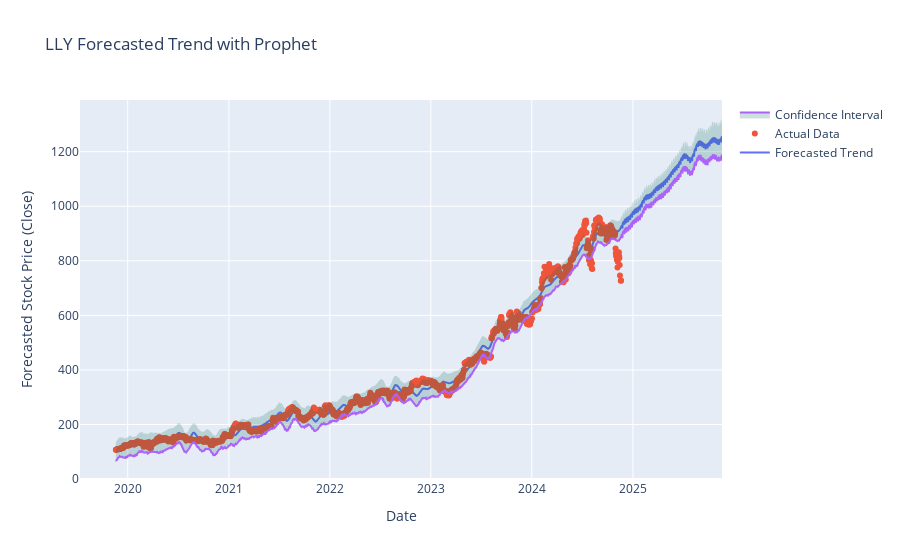

The notebook cell saved with this chart:
### Code cell
# Create a Plotly figure
fig = go.Figure()

# Add the forecasted trend line
fig.add_trace(go.Scatter(
    x=forecast_LLY_trends['ds'],
    y=forecast_LLY_trends['yhat'],
    mode='lines',
    name='Forecasted Trend',
    hovertemplate='Date: %{x}<br>Forecast: %{y:.2f}'
))

# Add the actual data points (if you want to compare them)
fig.add_trace(go.Scatter(
    x=df_LLY_Trends['ds'],
    y=df_LLY_Trends['y'],
    mode='markers',
    name='Actual Data',
    hovertemplate='Date: %{x}<br>Actual: %{y:.2f}'
))

# Add upper and lower forecast boundaries as filled areas
fig.add_trace(go.Scatter(
    x=forecast_LLY_trends['ds'],
    y=forecast_LLY_trends['yhat_upper'],
    mode='lines',
    line=dict(width=0),
    showlegend=False
))
fig.add_trace(go.Scatter(
    x=forecast_LLY_trends['ds'],
    y=forecast_LLY_trends['yhat_lower'],
    mode='lines',
    fill='tonexty',
    fillcolor='rgba(0, 100, 80, 0.2)',
    name='Confidence Interval',
    hoverinfo='skip'
))

# Customize layout
fig.update_layout(
    title="LLY Forecasted Trend with Prophet",
    xaxis_title="Date",
    yaxis_title="Forecasted Stock Price (Close)",
    hovermode="x unified"
)

# Show the interactive plot
fig.show()

### Figure 1 — Plotly figure (JSON) as saved in the notebook; plotly's stock layout.template omitted (floating-point values rounded to 4 significant figures; data arrays with more than 128 entries replaced by an {"elided": "..."} marker saying what was removed)
{"data": [{"hovertemplate": "Date: %{x}<br>Forecast: %{y:.2f}", "mode": "lines", "name": "Forecasted Trend", "type": "scatter", "x": {"elided": "1624 str values"}, "y": {"elided": "1624 float values"}}, {"hovertemplate": "Date: %{x}<br>Actual: %{y:.2f}", "mode": "markers", "name": "Actual Data", "type": "scatter", "x": {"elided": "1259 str values"}, "y": {"elided": "1259 float values"}}, {"line": {"width": 0}, "mode": "lines", "showlegend": false, "type": "scatter", "x": {"elided": "1624 str values"}, "y": {"elided": "1624 float values"}}, {"fill": "tonexty", "fillcolor": "rgba(0, 100, 80, 0.2)", "hoverinfo": "skip", "mode": "lines", "name": "Confidence Interval", "type": "scatter", "x": {"elided": "1624 str values"}, "y": {"elided": "1624 float values"}}], "layout": {"hovermode": "x unified", "title": {"text": "LLY Forecasted Trend with Prophet"}, "xaxis": {"title": {"text": "Date"}}, "yaxis": {"title": {"text": "Forecasted Stock Price (Close)"}}}}
